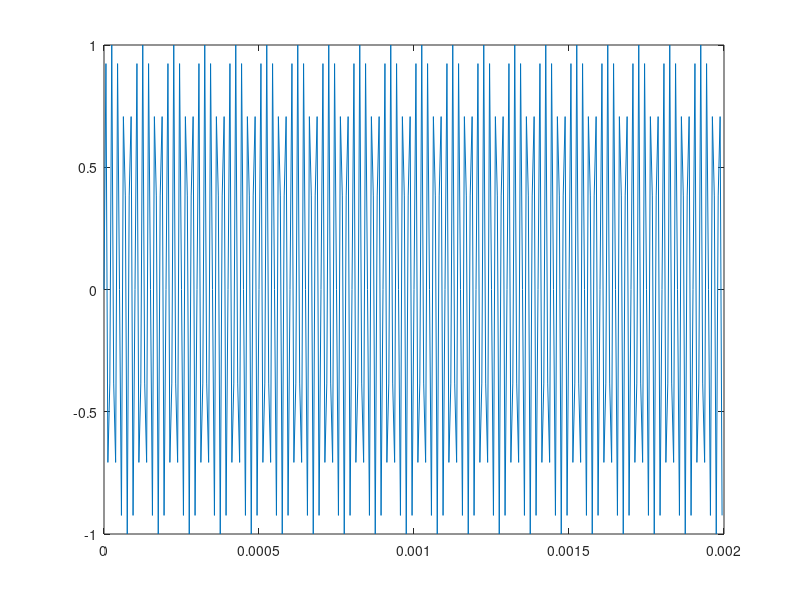

Reproduce this figure in MATLAB. (Note: this script raises an error after producing the figure.)
clear;close all;clc

fs = 160e3;
fc = 50e3;
dt = 1/fs;
B =  5e3;
Np = 100;
Ts = Np/fc;
t = 0:dt:Ts-dt;
x = sin(2*pi*fc*t);

figure(1)
plot(t, x)
figure(2)
plot_freq_spectrum(x, fs, 0, 0, 0, 1, 1)
noise = wgn(1,2*length(x), 0);
y = [noise, x, noise];


% t = (0:length(x)-1)/fs;
% x = x.*exp(-1i*2*pi*fc*t);

[x,t] = sig_shift(x, fc, fs);
[y,ty] = sig_shift(y, fc, fs);

figure(3)
plot_freq_spectrum(x, fs, 1, 0, 0, 0, 0)

x = LP(x, 1);
y = LP(y, 1);


figure(4); subplot(2, 1,1); plot(t, x);
subplot(2,1,2); plot_freq_spectrum(x, fs, 1,0,0,0,0)

Fs = B;
p = 1;
q = floor(fs/B);
x = resample(x, p, q);
y = resample(y, p, q);
t = (0:length(x)-1)/Fs;
ty = (0:length(y)-1)/Fs;
figure(5); subplot(2, 1,1); plot(t, x);
subplot(2,1,2); 
scorr = conv(y, conj(fliplr(x)));
plot((0:length(scorr)-1)*1/Fs,abs(scorr)*max(abs(x))/max(abs(scorr)),'o-k');

figure(6);
plot_freq_spectrum(x, fs, 1,0,0,0,0)

% create time signal










